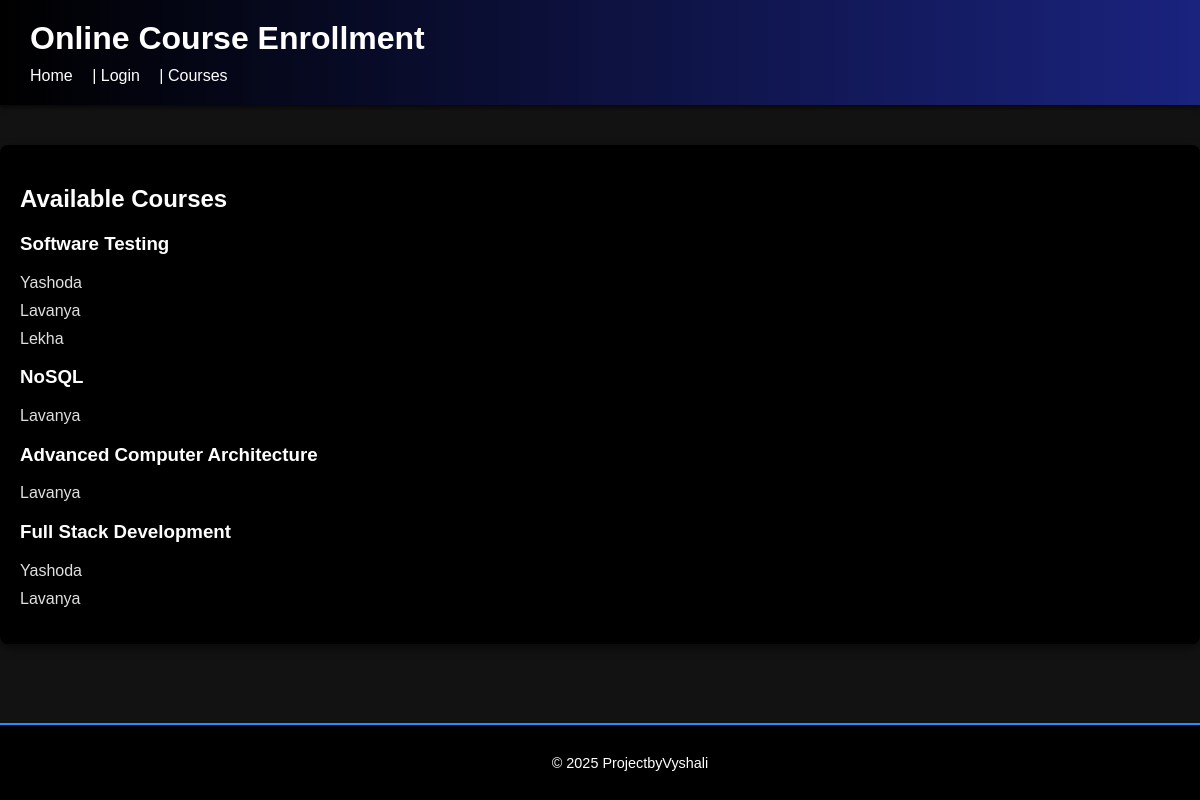
Page /courses/ on the committed database.
### enrollment/models.py (models this page shows, shortened)
class Course(models.Model):
    name = models.CharField(max_length=100)
    description = models.TextField(blank=True)

class Student(models.Model):
    user = models.OneToOneField(settings.AUTH_USER_MODEL, on_delete=models.CASCADE, null=True, blank=True)
    name = models.CharField(max_length=100)
    email = models.EmailField(unique=True)
    courses = models.ManyToManyField(Course, related_name='students', blank=True)

### enrollment/views.py (the view)
# urls.py: path('courses/', CourseListView.as_view(), name='courses'),
class CourseListView(ListView):
    model = Course
    template_name = "enrollment/courses.html"
    context_object_name = "courses"

### enrollment/templates/enrollment/courses.html (shortened to what this page needs)
{% extends 'enrollment/base.html' %}
{% block content %}
  <h2>Available Courses</h2>
  <ul>
    {% for course in courses %}
      <li>
        <h3>{{ course.name }}</h3>
        <ul>
          {% for student in course.students.all %}
            <li>{{ student.name }}</li>
          {% empty %}
            <li>No students enrolled yet.</li>
          {% endfor %}
        </ul>
      </li>
    {% endfor %}
  </ul>
{% endblock %}

### enrollment/static/enrollment/style.css (style rules this page uses)
body { font-family: 'Arial', sans-serif; background: #121212; color: #e0e0e0; margin: 0; padding: 0; }
h2, h3 { color: #ffffff; text-shadow: 1px 1px 3px rgba(0,0,0,0.7); }
ul { list-style: none; padding-left: 0; }
li { margin-bottom: 10px; transition: transform 0.3s ease; }

### rows in the picture
Course: name "Software Testing"
Student: name "Yashoda"
Student: name "Lavanya"
Student: name "Lekha"
Course: name "NoSQL"
Course: name "Advanced Computer Architecture"
Course: name "Full Stack Development"
